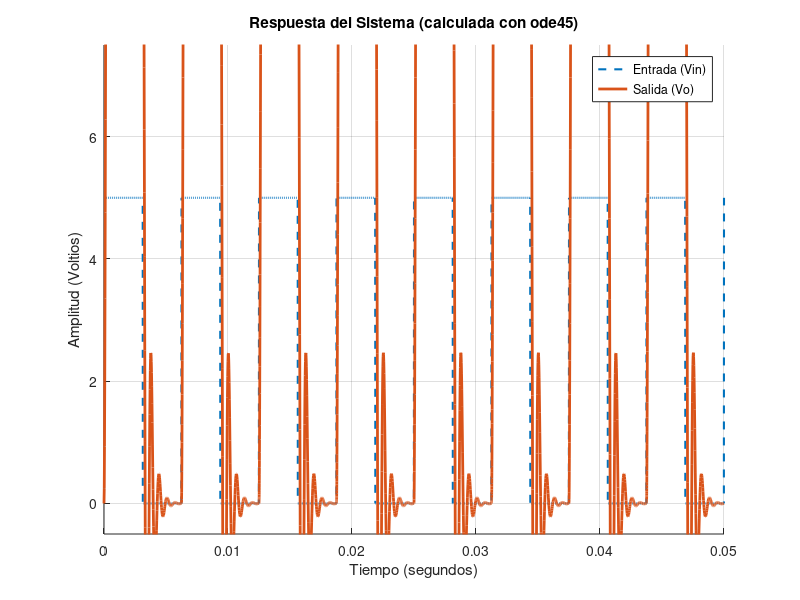

Here is the MATLAB script that generated this plot:
a1 = 5000;
a0 = 100e6;
b0 = 250e6;

% PWM
amplitud = 5;
periodo = 0.00625;
ciclo = 50; 

t_final = 0.05;
t_in = 0:(t_final/5000):t_final;

tiempo_encendido = periodo * (ciclo / 100);

onda_logica = (mod(t_in, periodo) < tiempo_encendido);

Vin_in = amplitud * onda_logica;

entrada_func = @(t) interp1(t_in, Vin_in, t, 'previous');

ode_system = @(t, x) [x(2); -a0*x(1) - a1*x(2) + b0*entrada_func(t)];

[t_out, x_out] = ode45(ode_system, [0, t_final], [0; 0]);

Vo_out = x_out(:, 1);

figure;
hold on;
plot(t_in, Vin_in, '--', 'DisplayName', 'Entrada (Vin)', 'LineWidth', 1.5);
plot(t_out, Vo_out, '-', 'DisplayName', 'Salida (Vo)', 'LineWidth', 2);
hold off;
title('Respuesta del Sistema (calculada con ode45)');
xlabel('Tiempo (segundos)');
ylabel('Amplitud (Voltios)');
legend;
grid on;
axis([0 t_final -0.5 7.5]);